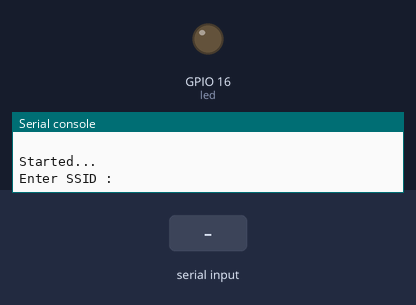
Simulated run of this program. Board: ESP8266 board running MicroPython. On the bench: output pins drawn as LEDs (lit = HIGH), the last lines printed to the serial console. Dashed ring = blinking. The test bench sets the inputs (shaded band). WiFi joins after 1.5 s.

Above: at 1.2 s.
1.3 s: "1" typed at the serial console, then Enter
2.8 s: "0" typed at the serial console, then Enter
At 6.1 s:
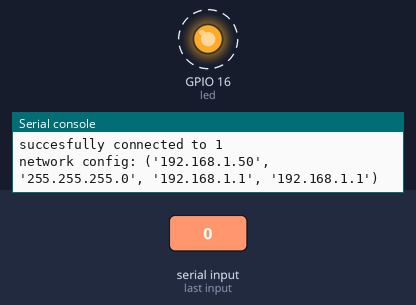
Timing chart, 0 to 13.8 s (numbered marks = the images above; inputs shaded):
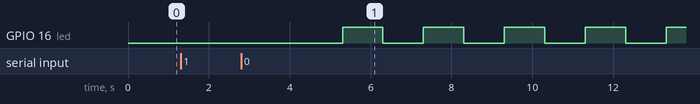

Measured:
- after the input at 2.8 s, GPIO 16 (led): alternates HIGH for 1.0 s and LOW for 1.0 s, starting after 2.5 s

The program:

main.py
```python
from machine import Pin
from time import sleep
import sys
from connection import wlan_connect
from firebase import activate

# ESP8266 BuiltIn LED
led = Pin(16, Pin.OUT)

print('\n\nStarted...')

# Type your WIFI SSID (name)
ssid = input('Enter SSID : ')

# Type your WIFI password
password = input('Enter PASSWORD : ')

for i in range(1):
    wlan_connect(ssid, password)

# For Testing LED
for _ in range(5):
    led.value(0)
    sleep(1)
    led.value(1)
    sleep(1)

# To Read data from firebase
activate()
```

connection.py
```python
def wlan_connect(ssid, password):
    import network
    wlan = network.WLAN(network.STA_IF)
    if not wlan.active() or not wlan.isconnected():
        wlan.active(True)
        print('connecting to:', ssid)
        wlan.connect(ssid, password)
        while not wlan.isconnected():
            pass
    if wlan.isconnected():
        print('succesfully connected to', ssid)
    else:
        print('connection to', ssid, 'failed')
    print('network config:', wlan.ifconfig())
```

firebase.py
```python
import time
from machine import Pin

Firebaseurl = "https://your_PROJECT_URL/mains.json"

led = Pin(16, Pin.OUT)

# Reading JSON
def readData():
    import urequests as ureq
    req = ureq.get(Firebaseurl)
    return req.json()

# Reading Data
def activate():
    while True:
        data = readData()
        print(data['output_16'])
        led.value(data['output_16'])
        time.sleep(5)
```
